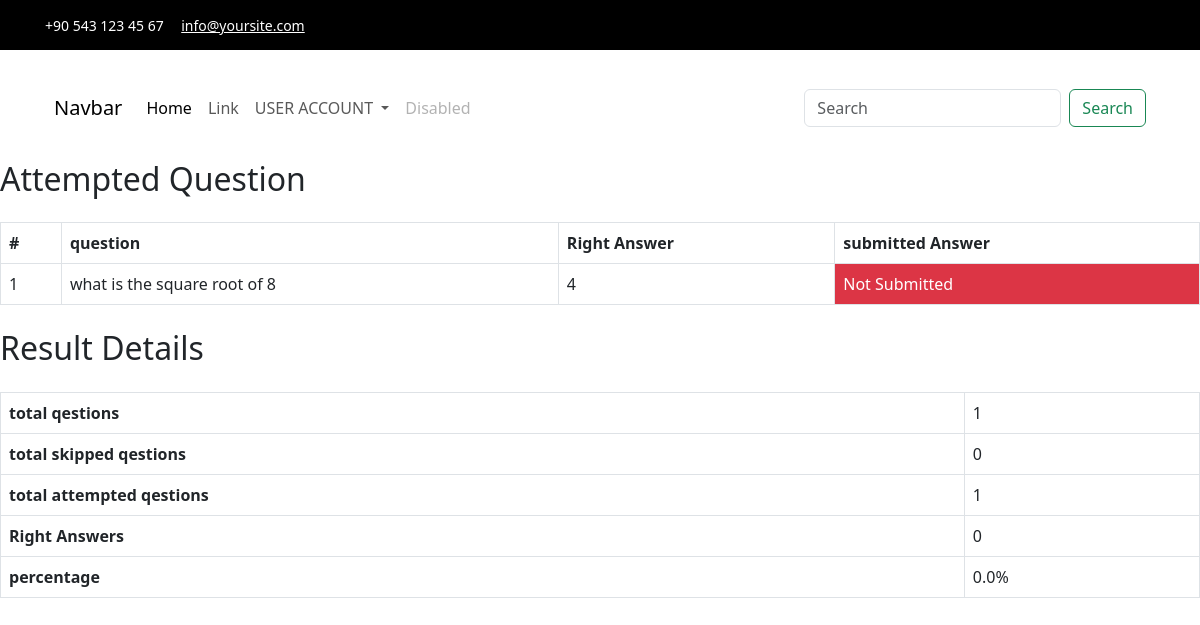
Before: /quiz/result (signed in) with the older database file.
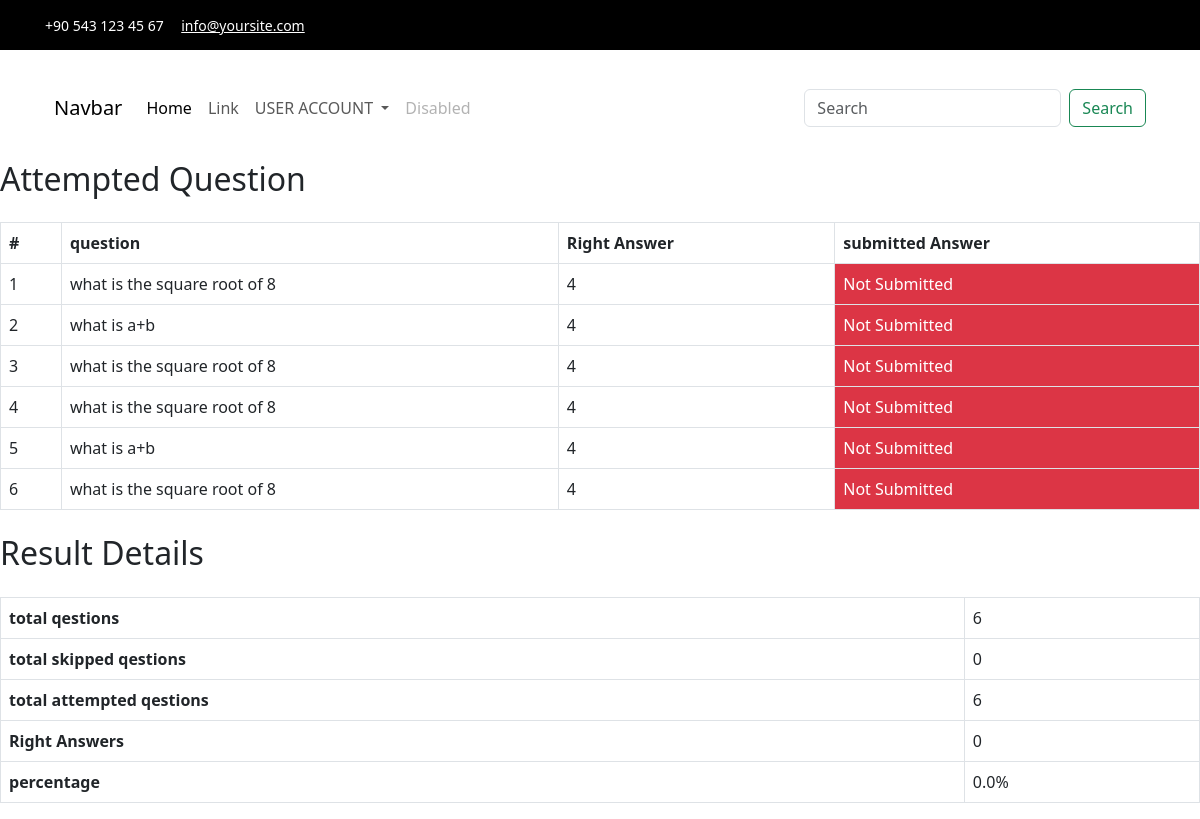
After: the same page with the newer database file.
### quiz/models.py (models this page shows, shortened)
class UserSubmittedAnswer(models.Model):
   question= models.ForeignKey(QuizQuestion, on_delete=models.CASCADE)
   user= models.ForeignKey(User, on_delete=models.CASCADE)
   right_answer= models.CharField(max_length=200)
   class Meta:
      verbose_name_plural= 'User Submitted Answers'

class  QuizQuestion(models.Model):
   category= models.ForeignKey(QuizCategory, on_delete=models.CASCADE)
   question = models.TextField()
   opt_1 = models.CharField(max_length=200)
   opt_2 = models.CharField(max_length=200)
   opt_3 = models.CharField(max_length=200)
   opt_4 = models.CharField(max_length=200)
   level = models.CharField(max_length=100)
   time_limit = models.IntegerField()
   right_opt = models.CharField(max_length=100)
   class Meta:
    verbose_name_plural = 'Questions'
   def __str__(self):
        return self.question

### quiz/views.py (the view)
# urls.py: path('result', views.result, name='result'),
def result(request):
     result = models.UserSubmittedAnswer.objects.filter(user=request.user)
     skipped = models.UserSubmittedAnswer.objects.filter(user=request.user,  right_answer= "not submitted" ).count()
     attempted  = models.UserSubmittedAnswer.objects.filter(user=request.user).exclude(right_answer= "not submitted").count()
     rightAns=0
     percentage= 0
     for row in result:
         if row.question.right_opt  == row.right_answer:
            rightAns +=1
     percentage= (rightAns*100)/result.count()
     context={
                    'result':result,
                    'total_skipped': skipped,
                    'attempted': attempted,
                    'rightAns': rightAns,
                    'percentage': percentage
                }
     return render(request, 'quizs/result.html', context)

### templates/quizs/result.html (shortened to what this page needs)
{% extends "base.html" %}
{% load static %}
{% load humanize %}
{% block content %}
  <h2 class="my-4">Attempted Question</h2>
  <table class="table table-bordered">
    <thead>
        <tr>
            <th>#</th>
            <th>question</th>
            <th>Right Answer</th>
            <th>submitted Answer</th>
        </tr>
    </thead>
    <tbody>
        {% for row in result  %}
        <tr>
            <td>{{row.id}}</td>
            <td>{{row.question}}</td>
            <td>{{row.question.right_opt}}</td>
            {% if row.question.right_opt == row.right_answer %}
            <td class="bg-success text-white">{{row.right_answer}}</td>
            {% else %}
            <td class="bg-danger text-white">{{row.right_answer}}</td>
            {% endif %}
        </tr>
        {% endfor %}
    </tbody>
  </table>
  <h2 class="my-4">Result Details</h2>
  <table class="table table-bordered">
        <tr>
            <th>total qestions</th>
            <td> {{result.count}} </td>
        </tr>
        <tr>
            <th>total skipped qestions</th>
            <td> {{total_skipped}} </td>
        </tr>
        <tr>
            <th>total attempted qestions</th>
            <td> {{attempted}} </td>
        </tr>
        <tr>
            <th>Right Answers</th>
            <td> {{rightAns}} </td>
        </tr>
        <tr>
            <th>percentage</th>
            <td> {{percentage}}%</td>
        </tr>
  </table>
{% endblock content %}

### templates/base.html (shortened to what this page needs)
{% load static %}
<!DOCTYPE html>
<html lang="en">
<head>
    <link href="https://cdn.jsdelivr.net/npm/bootstrap@5.3.0-alpha3/dist/css/bootstrap.min.css" rel="stylesheet">
    <link rel="stylesheet" href="https://cdn.jsdelivr.net/npm/bootstrap-icons@1.10.4/font/bootstrap-icons.css">
    <link rel="stylesheet" href="{% static 'css/style.css' %}">
</head>
<body>
  {% include "partials/navbar.html" %}
  {% block content %}
{% endblock content %}
</body>
</html>

### templates/partials/navbar.html (shortened to what this page needs)
<header class="header">
    <div class="topbar clearfix">
        <div class="container">
            <div class="row-fluid d-flex ">
                <div class="col-md-6 col-sm-6 text-left ">
                    <p>
                        <strong><i class="fa fa-phone"></i></strong> +90 543 123 45 67 &nbsp;&nbsp;
                        <strong><i class="fa fa-envelope"></i></strong> <a href="mailto:#">info@yoursite.com</a>
                    </p>
                </div>
                <div class="col-md-6 col-sm-6 hidden-xs text-right ">
                </div>
            </div>
        </div>
    </div>
    <div class="container">
        <nav class="navbar navbar-expand-lg">
            <div class="container-fluid">
              <a class="navbar-brand" href="#">Navbar</a>
              <div class="collapse navbar-collapse" id="navbarSupportedContent">
                <ul class="navbar-nav me-auto mb-2 mb-lg-0">
                  <li class="nav-item">
                    <a class="nav-link active" aria-current="page" href="{% url 'all_category' %}">Home</a>
                  </li>
                  <li class="nav-item">
                    <a class="nav-link" href="#">Link</a>
                  </li>
                  <li class="nav-item dropdown">
                    <a class="nav-link dropdown-toggle" href="#" role="button" data-bs-toggle="dropdown" aria-expanded="false">
                      USER ACCOUNT
                    </a>
                  </li>
                  <li class="nav-item">
                    <a class="nav-link disabled">Disabled</a>
                  </li>
                </ul>
                <form class="d-flex" role="search">
                  <input class="form-control me-2" type="search" placeholder="Search" aria-label="Search">
                  <button class="btn btn-outline-success" type="submit">Search</button>
                </form>
              </div>
            </div>
          </nav>
    </div>
</header>

### management/static/css/style.css (style rules this page uses)
.topbar { background-color: #000; margin-bottom: 30px; padding: 12px 0 14px; }
.topbar a, .topbar p { color: #fff; font-size: 14px; margin: 0; }
.topbar .text-left p { margin-top: 3px; }
.topbar .text-left i { padding-right: 3px; }

Changed rows visible on the page:
added UserSubmittedAnswer: id "2", question "what is a+b", question.right_opt "4", right_answer "Not Submitted"
added UserSubmittedAnswer: id "3", question "what is the square root of 8", question.right_opt "4", right_answer "Not Submitted"
added UserSubmittedAnswer: id "4", question "what is the square root of 8", question.right_opt "4", right_answer "Not Submitted"
added UserSubmittedAnswer: id "5", question "what is a+b", question.right_opt "4", right_answer "Not Submitted"
added UserSubmittedAnswer: id "6", question "what is the square root of 8", question.right_opt "4", right_answer "Not Submitted"
Other visible differences:
{{ result.count }}: "1" → "6"
{{ attempted }}: "1" → "6"
